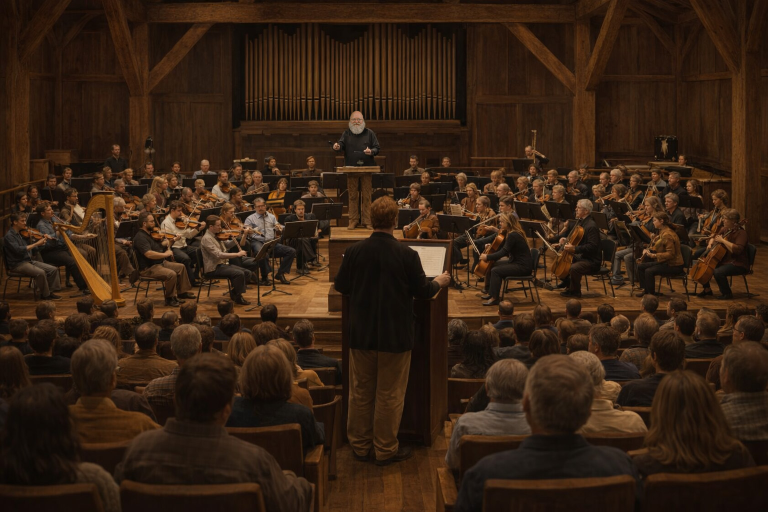
#> input picture src/assets/images/concert-hall-bg.jpg, 1536 x 1024 px (shown at 1/2 size)
$ python -i visuals.py   (imports and definitions only)
#> lines starting #> are read from the running program, lines starting #| are printed output that depends on the picture
#> further down, picture is the input picture: PIL image 1536x1024 RGB; mean R, G, B 53.9, 33.9, 19.1
"""Still images: the framed background, end card and cover. Pure Pillow."""
from pathlib import Path

from PIL import Image, ImageDraw, ImageFilter, ImageFont

W, H = 1080, 1920
HERE = Path(__file__).resolve().parent.parent
FONT_DIR = HERE / 'fonts'
LOGO_PATH = HERE.parent.parent.parent / 'src' / 'assets' / 'images' / 'lantern_logo_line_art.png'
GOLD = (239, 194, 79)
CREAM = (245, 234, 216)
CREDIT_TAN = (200, 178, 140)
HEADER_H = 352


def font(name, size):
    return ImageFont.truetype(str(FONT_DIR / name), size)


F_MED = 'eb-garamond-latin-500-normal.ttf'
F_SEMI = 'eb-garamond-latin-600-normal.ttf'
F_ITAL = 'eb-garamond-latin-500-italic.ttf'


# [27 lines left out: functions source_width_warning, scene, not called in this run]


def _logo(height):
    lg = Image.open(LOGO_PATH).convert('RGBA')
    return lg.resize((int(lg.width * height / lg.height), height), Image.LANCZOS)


def header(img):
    band = Image.new('RGBA', (W, HEADER_H), (12, 9, 6, int(255 * 0.5)))
    mask = Image.new('L', (W, HEADER_H), 255)
#> mask: PIL image 1080x352 L; every value is 255
    md = ImageDraw.Draw(mask)
    for y in range(300, HEADER_H):
        md.line([(0, y), (W, y)], fill=int(255 * (HEADER_H - y) / 52))
    img = img.convert('RGBA')
    layer = Image.new('RGBA', (W, H), (0, 0, 0, 0))
#> layer: PIL image 1080x1920 RGBA; every value is 0
    layer.paste(band, (0, 0), mask)
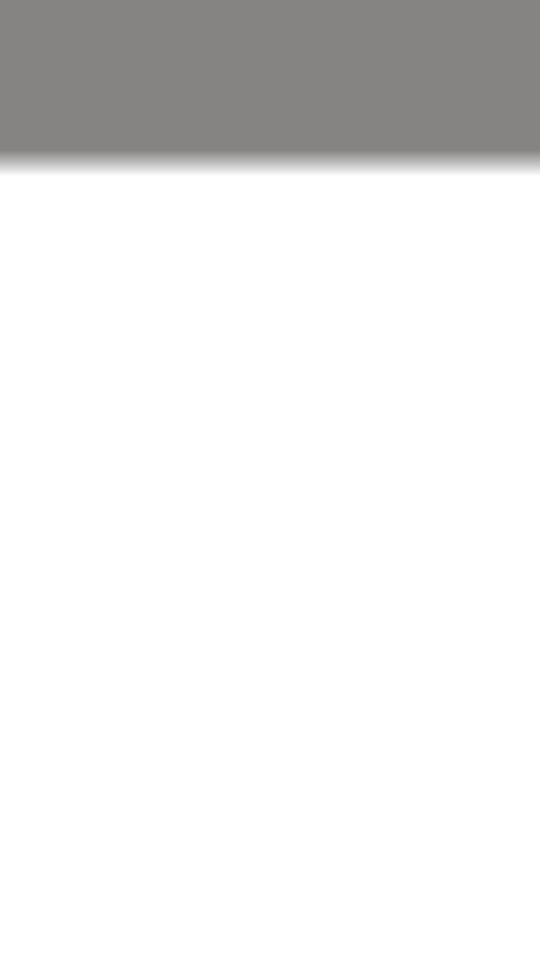
#> layer: PIL image 1080x1920 RGBA (shown at 1/2 size); mean R, G, B, A 2, 1.5, 1, 21.6; transparent parts drawn white
#> (the run stopped early here; a loop or call above may not have finished)
